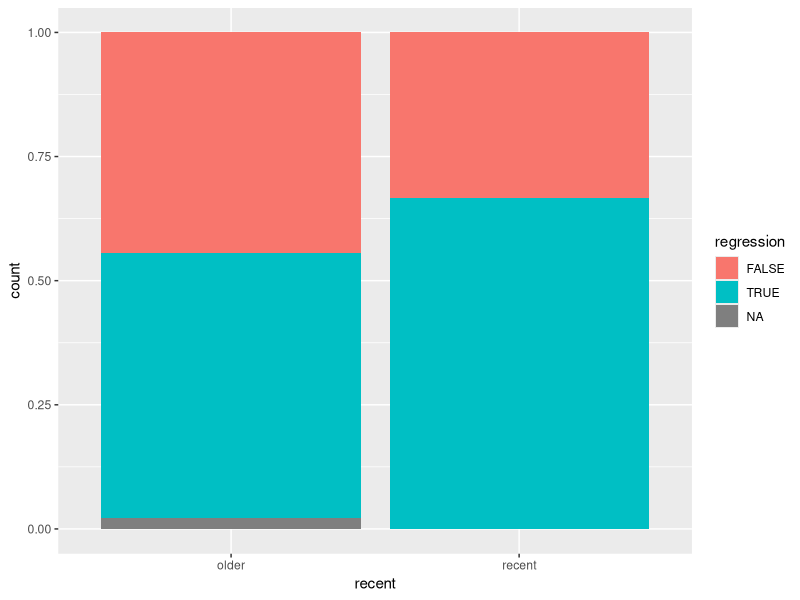

This figure's R source:
## ---- chunk 1
knitr::opts_chunk$set(echo = TRUE)
## ---- chunk 2
library(tidyverse)
library(readxl)
## ---- chunk 3
s3 <- read_excel("data/lit_sheets_uniform/S3.xlsx")
s5 <- read_csv("data/lit_sheets_uniform/S5.csv")
s7 <- read_csv("data/lit_sheets_uniform/S7.csv")
s9 <- read_csv("data/lit_sheets_uniform/S9.csv")
colnames(s9) <- tolower(colnames(s9))
colnames(s9)[4] <- "volume"
s11 <- read_excel("data/lit_sheets_uniform/S11.xlsx")
s13 <- read_csv("data/lit_sheets_uniform/S13.csv")
s17 <- read_csv("data/lit_sheets_uniform/S17.csv")
s23 <- read_csv("data/lit_sheets_uniform/S23.csv")
s27 <- read_csv("data/lit_sheets_uniform/S27.csv")

all_s <- bind_rows(s3, s5, s7, s9, s11, s13, s17, s23, s27)
all_s$recent <- ifelse(all_s$year > 2016, "recent", "older")
## ---- chunk 4
cat("Regression")
table(all_s$recent, all_s$regression)
cat("\nMixed effects")
table(all_s$recent, all_s$mixed_effects)
cat("\nBayesian")
table(all_s$recent, all_s$bayesian)
cat("\nOpen data")
table(all_s$recent, all_s$open_data)
## ---- chunk 5
ggplot(all_s, aes(x=recent, fill=regression)) +
  geom_bar(position="fill")
